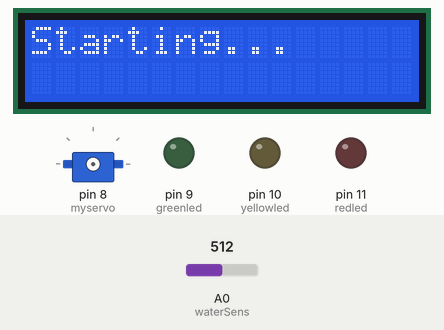
Recording of a sketch running on a simulated Arduino Uno, built with avr-gcc and run on an emulated ATmega328P. On the bench: 16×2 character LCD, servo, output pins drawn as LEDs (lit = HIGH). The inputs (shaded band) are chosen by the test bench; at power-on: A0 (waterSens) = 512. What the sketch prints to the serial monitor is not drawn.

Above: at 2.1 s.
At 7.3 s:
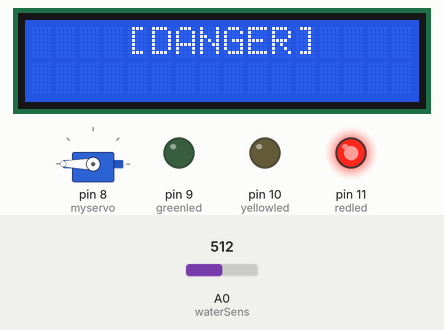
7.4 s: A0 (waterSens) set to 287
11.5 s: A0 (waterSens) set to 257
At 14.4 s:
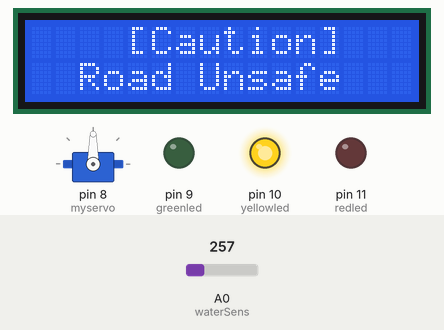
15.6 s: A0 (waterSens) set to 157
19.5 s: A0 (waterSens) set to 139
At 22.5 s:
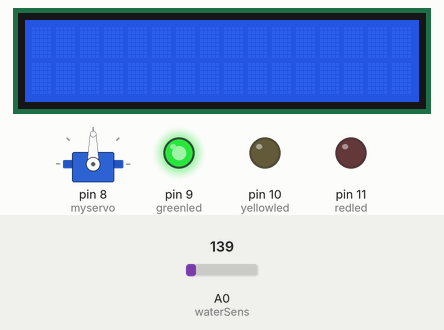
22.8 s: A0 (waterSens) set to 1023
At 23.6 s:
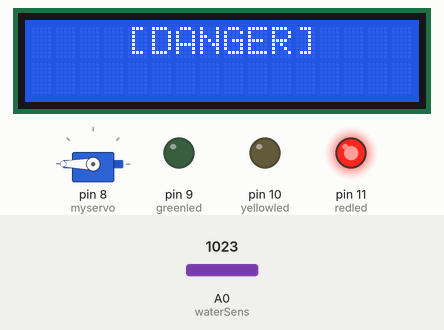
26.9 s: A0 (waterSens) set to 265
At 27.3 s:
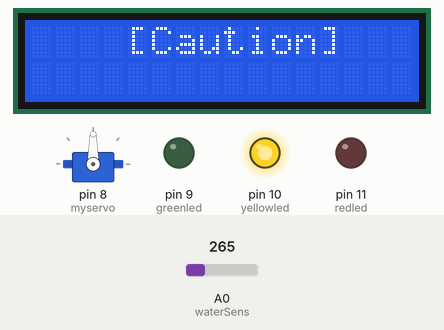
Timing chart, 0 to 29.9 s (numbered marks = the images above; inputs shaded):
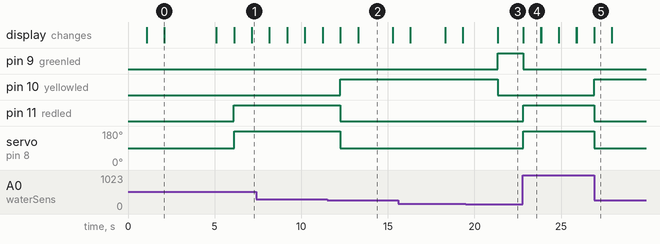

The sketch:

Road_Flooding.ino
```cpp
// HARDWARE

#include <Servo.h>
#include "Wire.h"
#include "LCD.h"
#include "LiquidCrystal_I2C.h"

Servo myservo;

LiquidCrystal_I2C lcd(0x27,2,1,0,4,5,6,7);

int pos = 0;
const int greenled = 9;
const int yellowled = 10;
const int redled = 11;
const int waterSens = A0;
//const int RELAY_PIN = A3;  // the Arduino pin, which connects to the IN pin of relay
int waterVal;


void setup(){
  lcd.begin (16,2); // 16 x 2 LCD module
  lcd.setBacklightPin(3,POSITIVE); // BL, BL_POL
  lcd.setBacklight(HIGH);
  //Startup-----------------
  lcd.print("Starting.");
  delay(1000);
  lcd.clear();
  lcd.print("Starting..");
  delay(1000);
  lcd.clear();
  lcd.print("Starting...");
  delay(3000);
  lcd.clear();
  lcd.print("Done");
  delay(1000);
  lcd.clear();
  //------------------------
  pinMode(waterSens, INPUT);
  pinMode(greenled, OUTPUT);
  pinMode(yellowled, OUTPUT);
  pinMode(redled, OUTPUT);
  //pinMode(RELAY_PIN, OUTPUT);
  //digitalWrite(RELAY_PIN, LOW);
  Serial.begin(9600);

  myservo.attach(8);
}

void loop() {
   waterVal = analogRead(waterSens);

   Serial.println(waterVal);

if(waterVal <= 150){
  lcd.clear();
  digitalWrite(greenled,HIGH);
  digitalWrite(yellowled,LOW);
  digitalWrite(redled,LOW);
  myservo.write(90);
}
if(waterVal > 150 && waterVal <= 275){
  lcd.clear();
  digitalWrite(greenled,LOW);
  digitalWrite(yellowled,HIGH);
  digitalWrite(redled,LOW);
  myservo.write(90);
  lcd.setCursor(4,0);
  lcd.print("[Caution]");
  delay(1000);
  lcd.setCursor(2,1);
  lcd.print("Road Unsafe");
  delay(2000);
  lcd.clear();

}

if(waterVal > 275){
  lcd.clear();
  digitalWrite(greenled,LOW);
  digitalWrite(yellowled,LOW);
  digitalWrite(redled,HIGH);
  myservo.write(180);
  lcd.setCursor(4,0);
  lcd.print("[DANGER]");
  delay(1000);
  //digitalWrite(RELAY_PIN, HIGH); // turn on pump 5 seconds
  //delay(2000);
  //digitalWrite(RELAY_PIN, LOW);  // turn off pump 5 seconds
  lcd.setCursor(2,1);
  lcd.print("Road Flooded!");
}

}
```

Measured:
- the behaviour switches between 276 and 275 on A0 (waterSens) (found by bisection; images 1 and 2)
- the behaviour switches between 151 and 150 on A0 (waterSens) (found by bisection; images 2 and 3)
- after the input at 11.5 s, pin 10 (yellowled): LOW → HIGH after 0.76 s; pin 11 (redled): HIGH → LOW after 0.76 s; servo on pin 8 (myservo): 180° → 90° after 0.77 s; the display: first differs from a run without the input after 0.77 s (image 2 shows a later state)
- after the input at 19.5 s, pin 9 (greenled): LOW → HIGH after 1.8 s; pin 10 (yellowled): HIGH → LOW after 1.8 s
- after the input at 22.8 s, pin 9 (greenled): HIGH → LOW at once; pin 11 (redled): LOW → HIGH at once; servo on pin 8 (myservo): 90° → 180° at once; the display: changes at once (image 4)
- after the input at 26.9 s, pin 10 (yellowled): LOW → HIGH at once; pin 11 (redled): HIGH → LOW at once; servo on pin 8 (myservo): 180° → 90° at once; the display: first differs from a run without the input at once (image 5)
- what the display in image 0 shows lasts 3.0 s, from 2.1 s to 5.1 s
